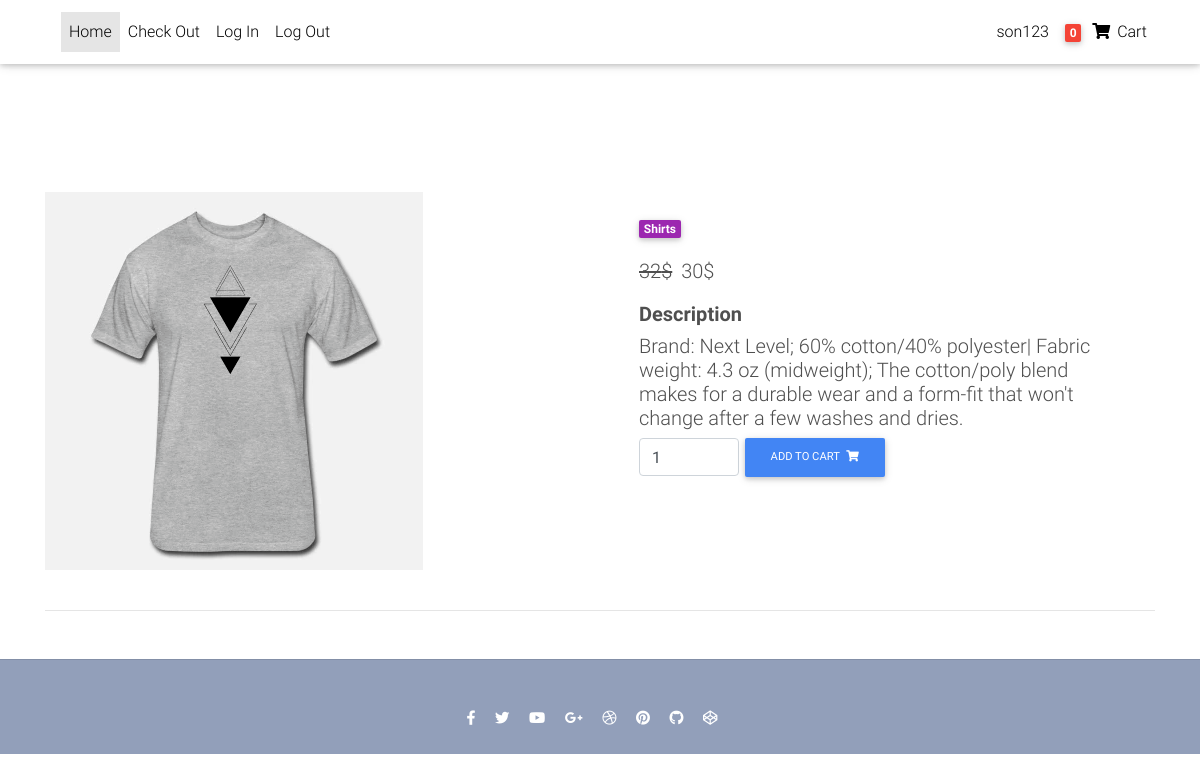
Screenshot of /detailProduct/4/ (signed in) with the database file from the repository.
### user/models.py (models this page shows)
class CustomerUser(AbstractUser):
    phone_number = models.CharField(default='',max_length=15)
    address = models.CharField(default='',max_length=255)

### product/models.py (models this page shows, shortened)
class Variation(models.Model):
    product = models.ForeignKey(Product, on_delete=models.CASCADE)
    title = models.CharField(default='', max_length=255)
    price = models.IntegerField(default=0)
    sale_price = models.IntegerField(default=0)
    active = models.BooleanField(default=True)
    inventory = models.IntegerField(default=0)

class Product(models.Model):
    title = models.CharField(default='', max_length=255)
    description = models.TextField(default='')
    category = models.ForeignKey(Category, on_delete=models.CASCADE)
    price = models.IntegerField(default=0)
    active = models.BooleanField(default=True)
    product_img = models.ImageField(upload_to='media/', null=True, blank=True)

class Category(models.Model):
    title = models.CharField(default='', max_length=255)
    slug = models.SlugField(null=True, unique=True, blank=True)
    description = models.TextField(default='')
    active = models.BooleanField(default=True)

### product/views.py (the view)
# urls.py: path('detailProduct/<int:id>/', ProductView.as_view(), name='detailProduct'),
class ProductView(LoginRequiredMixin, View):
    login_url = 'CustomerUser:login'
    def get(self, request, id):
        variation = Variation.objects.get(product__pk=id)
        cart = Cart.objects.get(user=request.user)
        cart_item = CartItem.objects.filter(cart=cart)
        count = 0
        if cart_item.exists():
            for item in cart_item:
                count = count + item.quantity
        return render(request, 'detailProduct.html', {'item': variation, 'cart': cart, 'numberInCart': count})

### templates/detailProduct.html (shortened to what this page needs)
{% load static %}
<!DOCTYPE html>
<html lang="en">
<head>
  <link rel="stylesheet" href="https://use.fontawesome.com/releases/v5.11.2/css/all.css">
  <link href="{% static 'css/bootstrap.min.css' %}" rel="stylesheet">
  <link href="{% static 'css/mdb.min.css' %}" rel="stylesheet">
  <link href="{% static 'css/style.min.css' %}" rel="stylesheet">
</head>
<body>
<div class="mt-5 pt-4">
</div>
  <nav class="navbar fixed-top navbar-expand-lg navbar-light white scrolling-navbar">
    <div class="container">
      <div class="collapse navbar-collapse" id="navbarSupportedContent">
        <ul class="navbar-nav mr-auto">
          <li class="nav-item active">
            <a class="nav-link waves-effect" href="{% url 'core:homepage' %}">Home
            </a>
          </li>
          <li class="nav-item">
            <a class="nav-link waves-effect" href="{% url 'core:checkout' %}">Check Out</a>
          </li>
          <li class="nav-item">
            <a class="nav-link waves-effect" href="{% url 'CustomerUser:login' %}">Log In</a>
          </li>
          <li class="nav-item">
            <a class="nav-link waves-effect" href="{% url 'CustomerUser:logout' %}">Log Out</a>
          </li>
        </ul>
        <ul class="navbar-nav nav-flex-icons">
          <li class="nav-item">
            <a class="nav-link waves-effect" href="{% url 'core:checkout' %}">
              <span class="clearfix d-none d-sm-inline-block"> {{ request.user.username }}  </span>
            </a>
          </li>
          <li class="nav-item">
            <a class="nav-link waves-effect" href="{% url 'core:checkout' %}">
              <span class="badge red z-depth-1 mr-1"> {{ numberInCart }} </span>
              <i class="fas fa-shopping-cart"></i>
              <span class="clearfix d-none d-sm-inline-block"> Cart </span>
            </a>
          </li>
        </ul>
      </div>
    </div>
  </nav>
  <main class="mt-5 pt-4">
    <div class="container dark-grey-text mt-5">
      <div class="row wow fadeIn">
        <div class="col-md-6 mb-4">
          <img src="{{item.product.product_img.url}}" class="img-fluid" alt="">
        </div>
        <div class="col-md-6 mb-4">
          <div class="p-4">
            <div class="mb-3">
              <a href="">
                <span class="badge purple mr-1">{{ item.product.category.title }}</span>
              </a>
            </div>
            <p class="lead">
              <span class="mr-1">
                {% if item.sale_price %}
                <del>{{item.price}}$</del>
              </span>
              <span>{{ item.sale_price }}$</span>
              {% else %}
               <span>{{item.price}}$ </span>
              {% endif %}
            </p>
            <h4 class="lead font-weight-bold">Description</h4>
            <h5> {{ item.product.description }} </h5>
              <form action="/addToCart/{{ item.product.pk }} {{ cart.pk }}/" class="d-flex justify-content-left" method="post">
                  <input type="number" name="quantity" value="1" min="1" aria-label="Search" class="form-control" style="width: 100px">
                  <button class="btn btn-primary btn-md my-0 p" type="submit">Add to cart
                    <i class="fas fa-shopping-cart ml-1"></i>
                  </button>
              </form>
          </div>
        </div>
      </div>
      <hr>
    </div>
  </main>
  <footer class="page-footer text-center font-small mt-5 wow fadeIn">
    <hr class="my-5">
    <div class="pb-4">
      <a href="https://www.facebook.com/mdbootstrap" target="_blank">
        <i class="fab fa-facebook-f mr-3"></i>
      </a>
      <a href="https://twitter.com/MDBootstrap" target="_blank">
        <i class="fab fa-twitter mr-3"></i>
      </a>
      <a href="https://www.youtube.com/watch?v=7MUISDJ5ZZ4" target="_blank">
        <i class="fab fa-youtube mr-3"></i>
      </a>
      <a href="https://plus.google.com/u/0/b/107863090883699620484" target="_blank">
        <i class="fab fa-google-plus-g mr-3"></i>
      </a>
      <a href="https://dribbble.com/mdbootstrap" target="_blank">
        <i class="fab fa-dribbble mr-3"></i>
      </a>
      <a href="https://pinterest.com/mdbootstrap" target="_blank">
        <i class="fab fa-pinterest mr-3"></i>
      </a>
      <a href="https://github.com/mdbootstrap/bootstrap-material-design" target="_blank">
        <i class="fab fa-github mr-3"></i>
      </a>
      <a href="http://codepen.io/mdbootstrap/" target="_blank">
        <i class="fab fa-codepen mr-3"></i>
      </a>
    </div>
  </footer>
</body>
</html>

### rows the page displays
CustomerUser: user.username "son123"
Variation: product.product_img (picture), product.category "Shirts", price "32", sale_price "30", product.description "Brand: Next Level; 60% cotton/40% polyester| Fabric weight: 4.3 oz (midweight); The cotton/poly blend makes for a durable wear and a form-fit that won't change after a few washes and dries."

### other values shown
{{ numberInCart }} "0"
